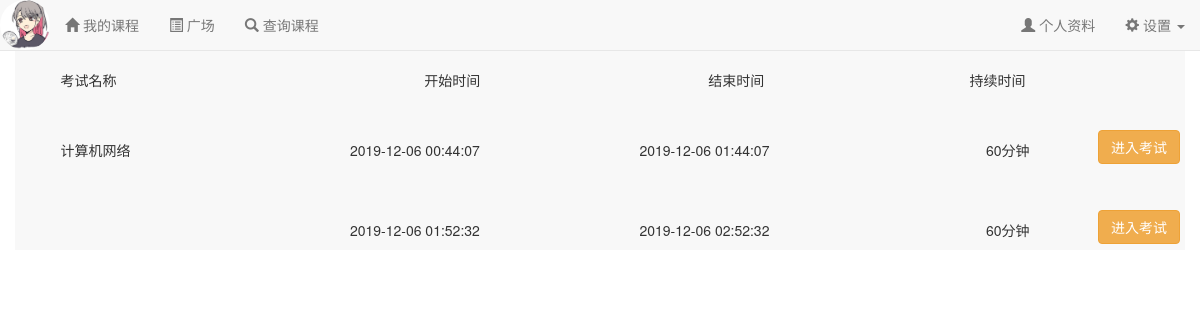
/course/tests/21 (signed in), run on the app's committed database.
### app/models.py (models this page shows, shortened)
class User(UserMixin, db.Model):
    __tablename__ = 'users'
    id = db.Column(db.Integer, primary_key=True, autoincrement=True)
    name = db.Column(db.String(64)) #真实姓名(不同于用户名)
    location = db.Column(db.String(64)) #位置
    about_me = db.Column(db.Text()) #个人介绍
    member_since = db.Column(db.DateTime(), default=localtime)    #注册时间
    last_seen = db.Column(db.DateTime(), default=localtime)   #最后一次访问的时间
    email = db.Column(db.String(64), unique=True, index=True)   #电子邮箱
    nickname = db.Column(db.String(64))    #昵称
    role_id = db.Column(db.Integer, db.ForeignKey('roles.id'))  #角色id
    password_hash = db.Column(db.String(128))   #密码hash
    confirmed = db.Column(db.Boolean, default=False)    #是否已经确认账户
    headicon_url = db.Column(db.String(64)) #头像图标的url
    student = db.relationship('Student', backref='user', uselist=False) #通过Student的user字段拿到用户信息
    teacher = db.relationship('Teacher', backref='user', uselist=False) #通过Teacher的user字段拿到用户信息
    posts = db.relationship('Post', backref='author', lazy='dynamic') #该用户发布的动态
    followed = db.relationship('Follow',
                               foreign_keys=[Follow.follower_id],
                               backref=db.backref('follower', lazy='joined'),
                               lazy='dynamic',
                               cascade='all, delete-orphan')
    followers = db.relationship('Follow',
                               foreign_keys=[Follow.followed_id],
                               backref=db.backref('followed', lazy='joined'),
                               lazy='dynamic',
                               cascade='all, delete-orphan')
    comments = db.relationship('Comment', backref='author', lazy='dynamic') #该用户发表的评论
    like_posts = db.relationship('PostLike',
                                  foreign_keys=[PostLike.user_id],
                                  backref=db.backref('user', lazy='joined'),
                                  lazy='dynamic',
                                  cascade='all, delete-orphan')
    @property
    def password(self):
        raise AttributeError('Password is not a readable attribute!')
    @login_manager.user_loader
    def load_user(user_id):
        return User.query.get(int(user_id))
    def ping(self):
        self.last_seen = localtime()
        db.session.add(self)
        db.session.commit()

class Test(db.Model):
    __tablename__ = 'tests'
    id = db.Column(db.Integer, primary_key=True)
    name = db.Column(db.String) #考试名称
    course_id = db.Column(db.Integer) #所属课程id
    start = db.Column(db.DateTime(), default=localtime) #考试开始时间
    duration = db.Column(db.Integer) #考试持续时间，单位是分钟
    end = db.Column(db.DateTime())
    content = db.Column(db.Text()) #考试内容，以json格式存储

### app/course/views.py (the view)
@course.route('/tests/<int:course_id>')
@login_required
def tests(course_id):
    all_tests = Test.query.filter_by(course_id=str(course_id)).all()
    allow = []
    if current_user.role.name == 'Student':
        for test in all_tests:
            record = CheckTest.query.filter_by(
                student_id=current_user.student.student_id,
                test_id=test.id
            ).first()
            if record is None:
                allow.append(True)
            else:
                if record.allow == True:
                    allow.append(True)
                else:
                    allow.append(False)
    else:
        allow = [True] * len(all_tests)
    return render_template('course/tests.html', all_tests=all_tests, course_id=course_id, allow=allow)

### app/auth/views.py (called while the page is built)
@auth.before_app_request
def before_request():
    if current_user.is_authenticated:
        current_user.ping()
        if not current_user.confirmed \
                and request.endpoint \
                and request.blueprint != 'auth' \
                and request.endpoint != 'static':
            return redirect(url_for('auth.unconfirmed'))

### app/main/__init__.py (called while the page is built)
@main.app_context_processor
def inject_permissions():
    return dict(Permission=Permission)

### app/utils.py (called while the page is built)
def localtime():
    time_str = datetime.datetime.now().strftime('%Y-%m-%d %H:%M:%S')
    return datetime.datetime.strptime(time_str,"%Y-%m-%d %H:%M:%S")

### app/templates/course/tests.html (shortened to what this page needs)
{% extends "/base.html" %}
{% block content %}
    <div class="container navbar-default" style="height:100%;padding-top:30px;">
        <div class="container">
            <div style="padding-top:30px;padding-bottom:30px;width:100%">
                <p style="float:left;padding-top:10px">&nbsp;&nbsp;&nbsp;&nbsp;考试名称&nbsp;&nbsp;&nbsp;&nbsp;  </p>
                <p style="float:right;padding-right:14%;padding-top:10px">持续时间 </p>
                <p style="float:right;padding-right:18%;padding-top:10px">结束时间</p>
                <p style="float:right;padding-right:20%;padding-top:10px">开始时间</p>
            </div>
            {% for each in all_tests %}
            <div style="padding-top:40px;padding-bottom:40px;width:100%;text-align: center">
                <p style="float:left;padding-top:10px">&nbsp;&nbsp;&nbsp;&nbsp;{{ each.name }}&nbsp;&nbsp;&nbsp;&nbsp;  </p>
                {% if allow[loop.index0] == True %}
                <button class="btn btn-warning" style="float:right;margin-right:5px" onclick="started('{{each.start}}','{{each.end}}', {{ each.course_id }}, '{{ each.name }}')">进入考试</button>
                {% else %}
                <button class="btn btn-warning" disabled="disabled" style="float:right;margin-right:5px" onclick="started('{{each.start}}','{{each.end}}', {{ each.course_id }}, '{{ each.name }}')">进入考试</button>
                {% endif %}
                <p style="float:right;padding-top:10px;padding-right: 6%;">{{ each.duration }}分钟</p>
                <p style="float:right;padding-top:10px;padding-right: 19%;">{{ each.end }}</p>
                <p style="float:right;padding-top:10px;padding-right: 14%;">{{ each.start }}</p>
            </div>
            {% endfor %}
        </div>
    </div>
{% endblock %}

### app/templates/base.html (shortened to what this page needs)
{% extends "bootstrap/base.html" %}
{% block head %}
{{ super() }}
{% endblock %}
{% block navbar %}
<nav class="navbar navbar-default navbar-fixed-top" >
    <div class="container-fluid">
        <div class="navbar-header">
            <div class="navbar-brand" style="padding:1%">
                <a href="{{ url_for('main.user', email=current_user.email) }}">
                    <img src="{{ url_for('static', filename='headicon/'+current_user.headicon_url) }}" class="img-circle" style="height:100%;" />
                </a>
            </div>
        </div>
        <div class="collapse navbar-collapse" id="navbar-collapse">
            <ul class="nav navbar-nav">
                <li><a href="{{ url_for('course.index') }}"><span class="glyphicon glyphicon-home"></span>&nbsp;{% if current_user.role.name == 'Student' %}我的课程{% else %}我开的课{% endif %}</a></li>
                <li><a href="{{ url_for('forum.index') }}"><span class="glyphicon glyphicon-list-alt"></span>&nbsp;广场</a></li>
                <li><a href="{{ url_for('course.query_course') }}"><span class="glyphicon glyphicon-search"></span>&nbsp;查询课程</a></li>
            </ul>
            <ul class="nav navbar-nav navbar-right ">
                <li>
                    <a href="{{ url_for('main.user', email=current_user.email) }}">
                        <span class="glyphicon glyphicon-user"></span>
                        个人资料
                    </a>
                </li>
                <li class="dropdown">
                    <a class="dropdown-toggle" data-toggle="dropdown" href="#">
                        <span class="glyphicon glyphicon-cog"></span>&nbsp;设置
                        <b class="caret"></b>
                    </a>
                </li>
            </ul>
        </div>
    </div>
</nav>
{% endblock %}

### data on the page
User: headicon_url (placeholder picture)
Test: name "计算机网络", duration "60", end "2019-12-06 01:44:07", start "2019-12-06 00:44:07"
Test: duration "60", end "2019-12-06 02:52:32", start "2019-12-06 01:52:32"
